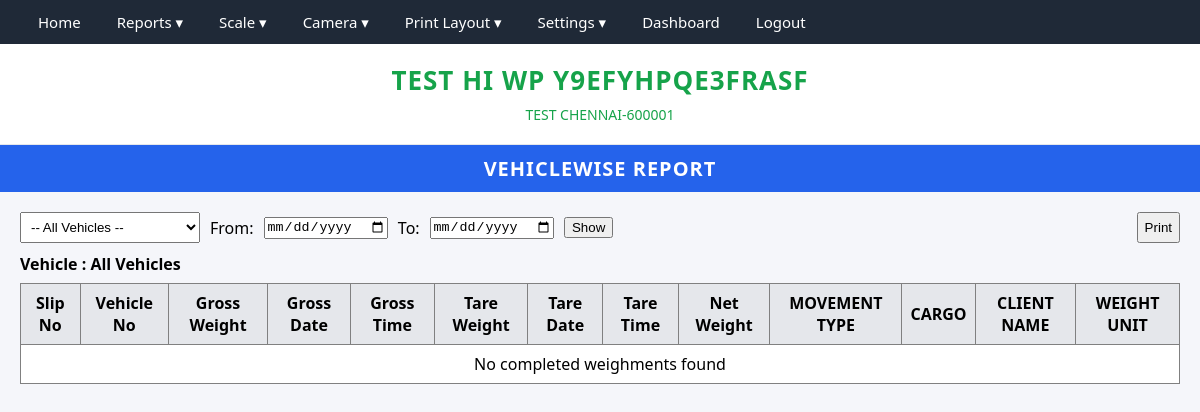
/vehiclewise_report.php (signed in), run on the app's committed database.
### tables this page shows
CREATE TABLE `company` (
  `id` int(11) NOT NULL AUTO_INCREMENT,
  `company_name` varchar(255) NOT NULL,
  `company_address` text DEFAULT NULL,
  `gst_number` varchar(50) DEFAULT NULL,
  `phone` varchar(50) DEFAULT NULL,
  `email` varchar(100) DEFAULT NULL,
  PRIMARY KEY (`id`)
);

### functions.php (called while the page is built, shortened)
<?php
function ensureSchemaIntegrity($conn) {
    static $executed = false;
    if ($executed) return;
    $executed = true;
    $tables = ['weighments', 'sweighment', 'weighment_fields'];
    foreach ($tables as $table) {
        $tblCheck = $conn->query("SHOW TABLES LIKE '$table'");
        if ($tblCheck && $tblCheck->num_rows > 0) {
            $colCheck = $conn->query("SHOW COLUMNS FROM `$table` LIKE 'company_id'");
        }
    }
}
function getCompany($conn) {
    ensureSchemaIntegrity($conn);
    $q = $conn->query("SELECT * FROM company LIMIT 1");
    $row = $q->fetch_assoc();
    if (!isset($row['id']) || empty($row['id'])) {
        if (!empty($row['company_id'])) {
            $row['id'] = (int)$row['company_id'];
        } elseif (!empty($row['ID'])) {
            $row['id'] = (int)$row['ID'];
        } else {
            $firstVal = reset($row);
            $row['id'] = (is_numeric($firstVal) && (int)$firstVal > 0) ? (int)$firstVal : 1;
        }
    } else {
        $row['id'] = (int)$row['id'];
    }
    return $row;
}
?>

### vehiclewise_report.php (the view, shortened to what this page needs)
<?php
require_once "db.php";
require_once "functions.php";
require_once "header.php";
$company = getCompany($conn);
$company_id = $company['id'];
$vehicle_no = $_GET['vehicle_no'] ?? '';
$dyn_fields = [];
$fstmt = $conn->prepare("
    SELECT id, field_label
    FROM weighment_fields
    WHERE company_id = ?
      AND is_active = 1
    ORDER BY field_order
");
$fstmt->bind_param("i", $company_id);
$fstmt->execute();
$fres = $fstmt->get_result();
while ($f = $fres->fetch_assoc()) {
    $dyn_fields[$f['id']] = $f['field_label'];
}
$sql = "
    SELECT
        id,
        slip_no,
        vehicle_no,
        gross_weight,
        gross_date,
        gross_time,
        tare_weight,
        tare_date,
        tare_time,
        net_weight
    FROM sweighment
    WHERE company_id = ?
";
$params = [$company_id];
$types  = "i";
$sql .= " ORDER BY CAST(slip_no AS UNSIGNED) asc";
$stmt = $conn->prepare($sql);
$stmt->bind_param($types, ...$params);
$stmt->execute();
$result = $stmt->get_result();
?>
<div class="page-title">VEHICLEWISE REPORT</div>
<div class="container">
<div style="display:flex; justify-content:space-between; margin-bottom:10px;">
    <form method="get" style="display:flex;gap:10px;align-items:center;">
    <select name="vehicle_no" style="padding:6px;width:180px;">
        <option value="">-- All Vehicles --</option>
    </select>
    From:
    <input type="date" name="from_date"
        value="<?= $_GET['from_date'] ?? '' ?>">
    To:
    <input type="date" name="to_date"
        value="<?= $_GET['to_date'] ?? '' ?>">
    <button type="submit">Show</button>
</form>
    <button onclick="window.print()">Print</button>
</div>
<?php
$veh_label = $vehicle_no ?: "All Vehicles";
?>
<div style="margin-bottom:8px;font-weight:bold;">
    Vehicle : <?= htmlspecialchars($veh_label); ?>
</div>
<table width="100%" border="1" cellspacing="0" cellpadding="8"
       style="background:#fff; border-collapse:collapse;">
<tr style="background:#e5e7eb; font-weight:bold;">
    <th>Slip No</th>
    <th>Vehicle No</th>
    <th>Gross Weight</th>
    <th>Gross Date</th>
    <th>Gross Time</th>
    <th>Tare Weight</th>
    <th>Tare Date</th>
    <th>Tare Time</th>
    <th>Net Weight</th>
    <?php foreach ($dyn_fields as $label): ?>
        <th><?php echo htmlspecialchars($label); ?></th>
    <?php endforeach; ?>
</tr>
<?php if ($result->num_rows === 0): ?>
<tr>
    <td colspan="<?php echo 9 + count($dyn_fields); ?>" style="text-align:center;">
        No completed weighments found
    </td>
</tr>
<?php endif; ?>
</table>
</div>

### header.php (shortened to what this page needs)
<?php
require_once "db.php";
require_once "functions.php";
    ?>
    <?php
$company = getCompany($conn);
$conn->query("CREATE TABLE IF NOT EXISTS `print_format_settings` (
    `id` INT AUTO_INCREMENT PRIMARY KEY,
    `company_name` VARCHAR(255) NOT NULL DEFAULT 'ALL',
    `format_key` VARCHAR(100) NOT NULL UNIQUE,
    `name` VARCHAR(255) NOT NULL DEFAULT '',
    `template_code` LONGTEXT DEFAULT NULL,
    `updated_at` DATETIME NOT NULL DEFAULT CURRENT_TIMESTAMP ON UPDATE CURRENT_TIMESTAMP
) ENGINE=InnoDB DEFAULT CHARSET=utf8mb4;");
$conn->query("CREATE TABLE IF NOT EXISTS `print_field_config` (
    `id` INT AUTO_INCREMENT PRIMARY KEY,
    `field_key` VARCHAR(100) NOT NULL UNIQUE,
    `is_visible` TINYINT(1) NOT NULL DEFAULT 1,
    `custom_label` VARCHAR(255) NOT NULL DEFAULT '',
    `updated_at` DATETIME NOT NULL DEFAULT CURRENT_TIMESTAMP ON UPDATE CURRENT_TIMESTAMP
) ENGINE=InnoDB DEFAULT CHARSET=utf8mb4;");
$resFld = $conn->query("SELECT * FROM `print_field_config`");
?>
<!DOCTYPE html>
<html>
<head>
</head>
<body>
<div class="top-menu">
    <ul>
        <li><a href="mainform.php">Home</a></li>
        <li>
            <a href="#">Reports ▾</a>
        </li>
        <li>
            <a href="#">Scale ▾</a>
        </li>
        <li>
            <a href="#">Camera ▾</a>
        </li>
        <li>
            <a href="#">Print Layout ▾</a>
        </li>
        <?php if ($_SESSION['role'] === 'admin'): ?>
        <li>
            <a href="#">Settings ▾</a>
        </li>
        <li><a href="admin_page.php">Dashboard</a></li>
        <?php endif; ?>
        <li><a href="?action=logout" onclick="return confirm('Are you sure you want to logout?');">Logout</a></li>
    </ul>
</div>
<div class="company-banner">
    <h1><?php echo strtoupper($company['company_name'] ?? ''); ?></h1>
    <div class="info">
        <?php echo nl2br(htmlspecialchars($company['company_address'] ?? '')); ?><br>
    </div>
</div>
</body>
</html>

### header.php (style rules this page uses)
body { font-family: 'Segoe UI', system-ui, -apple-system, BlinkMacSystemFont, 'Inter', Roboto, sans-serif; margin: 0; background: #f5f6fa; }
.top-menu { background: #1f2937; color: #fff; }
.top-menu ul { list-style: none; margin: 0; padding: 0 20px; display: flex; }
.top-menu li { position: relative; }
.top-menu a { display: block; padding: 12px 18px; color: #fff; text-decoration: none; font-size: 15px; font-weight: 500; }
.company-banner { background: #ffffff; border-bottom: 1px solid #e5e7eb; text-align: center; padding: 18px 10px; }
.company-banner h1 { margin: 0; font-size: 26px; letter-spacing: 1px; color: #16a34a; }
.company-banner .info { margin-top: 6px; font-size: 14px; color: #16a34a; line-height: 1.6; font-weight: 500; }
.page-title { background: #2563eb; color: #ffffff; text-align: center; padding: 10px; font-size: 20px; font-weight: 600; letter-spacing: 1px; }
.container { padding: 20px; }

### data on the page
company: company_name "TEST HI WP Y9EFYHPQE3FRASF", company_address "TEST CHENNAI-600001"

### other printed values
$veh_label "All Vehicles"
$label "MOVEMENT TYPE"
$label "CARGO"
$label "CLIENT NAME"
$label "WEIGHT UNIT"
